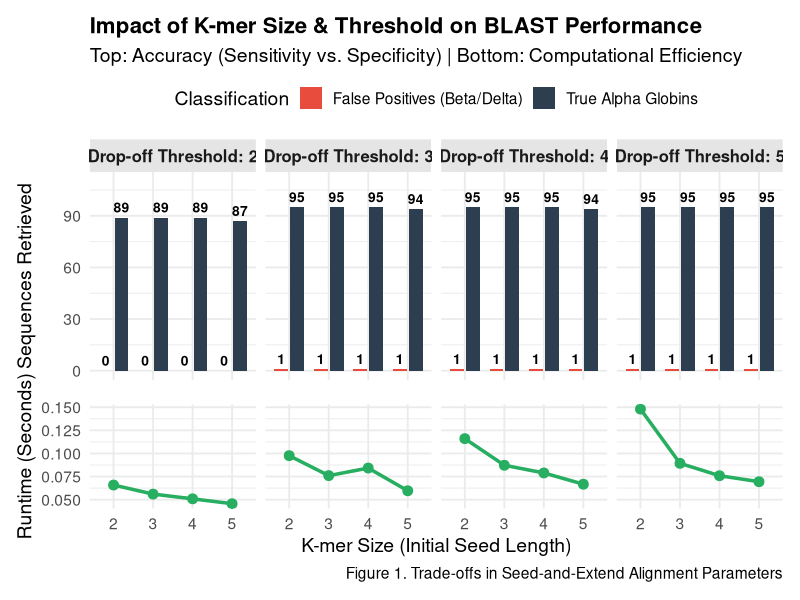

Source code (R):
results <- read.csv("output_file.csv", header=TRUE)
library(ggplot2)
library(tidyr)
library(dplyr)
library(patchwork)

# Store your exact thresholds so we don't have to type them twice
my_thresholds <- c(2, 3, 4, 5)

# --- PLOT 1: The Accuracy Bar Chart ---
df_long <- results %>%
  # Filter out any lingering data (like 10) just in case
  filter(test_threshold %in% my_thresholds) %>%
  pivot_longer(cols = c(globin_hits, outlier_hits),
               names_to = "Hit_Type",
               values_to = "Count") %>%
  mutate(
    Hit_Type = ifelse(Hit_Type == "globin_hits", "True Alpha Globins", "False Positives (Beta/Delta)"),
    # Update to the 4 levels!
    Threshold_Label = factor(paste("Drop-off Threshold:", test_threshold), 
                             levels = paste("Drop-off Threshold:", my_thresholds))
  )

p1 <- ggplot(df_long, aes(x = factor(test_k), y = Count, fill = Hit_Type)) +
  geom_bar(stat = "identity", position = position_dodge(width = 0.8), width = 0.7) +
  geom_text(aes(label = Count), 
            position = position_dodge(width = 0.8), 
            vjust = -0.5, size = 3.5, fontface = "bold", color = "black") +
  
  # Force exactly 4 columns so it locks in with the bottom graph
  facet_wrap(~ Threshold_Label, ncol = 4) + 
  
  scale_fill_manual(values = c("True Alpha Globins" = "#2C3E50", 
                               "False Positives (Beta/Delta)" = "#E74C3C")) +
  scale_y_continuous(limits = c(0, 110)) + 
  labs(
    title = "Impact of K-mer Size & Threshold on BLAST Performance",
    subtitle = "Top: Accuracy (Sensitivity vs. Specificity) | Bottom: Computational Efficiency",
    y = "Sequences Retrieved",
    fill = "Classification"
  ) +
  theme_minimal(base_size = 14) +
  theme(
    plot.title = element_text(face = "bold", size = 16),
    legend.position = "top", 
    strip.background = element_rect(fill = "gray90", color = NA),
    strip.text = element_text(face = "bold", size = 12),
    axis.title.x = element_blank(), 
    axis.text.x = element_blank()   
  )

# --- PLOT 2: The Runtime Line Chart ---
# We must apply the exact same filter and factor levels to the original results!
results_filtered <- results %>%
  filter(test_threshold %in% my_thresholds) %>%
  mutate(Threshold_Label = factor(paste("Drop-off Threshold:", test_threshold), 
                                  levels = paste("Drop-off Threshold:", my_thresholds)))

p2 <- ggplot(results_filtered, aes(x = factor(test_k), y = runtime_seconds, group = 1)) +
  geom_line(color = "#27AE60", linewidth = 1.2) + 
  geom_point(color = "#27AE60", size = 3) +
  
  # Force exactly 4 columns here too!
  facet_wrap(~ Threshold_Label, ncol = 4) + 
  
  labs(
    x = "K-mer Size (Initial Seed Length)",
    y = "Runtime (Seconds)",
    caption = "Figure 1. Trade-offs in Seed-and-Extend Alignment Parameters"
  ) +
  theme_minimal(base_size = 14) +
  theme(
    strip.background = element_blank(), 
    strip.text = element_blank()        
  )

# --- COMBINE THEM WITH PATCHWORK ---
final_plot <- p1 / p2 + plot_layout(heights = c(2, 1))

# Display the plot
print(final_plot)
